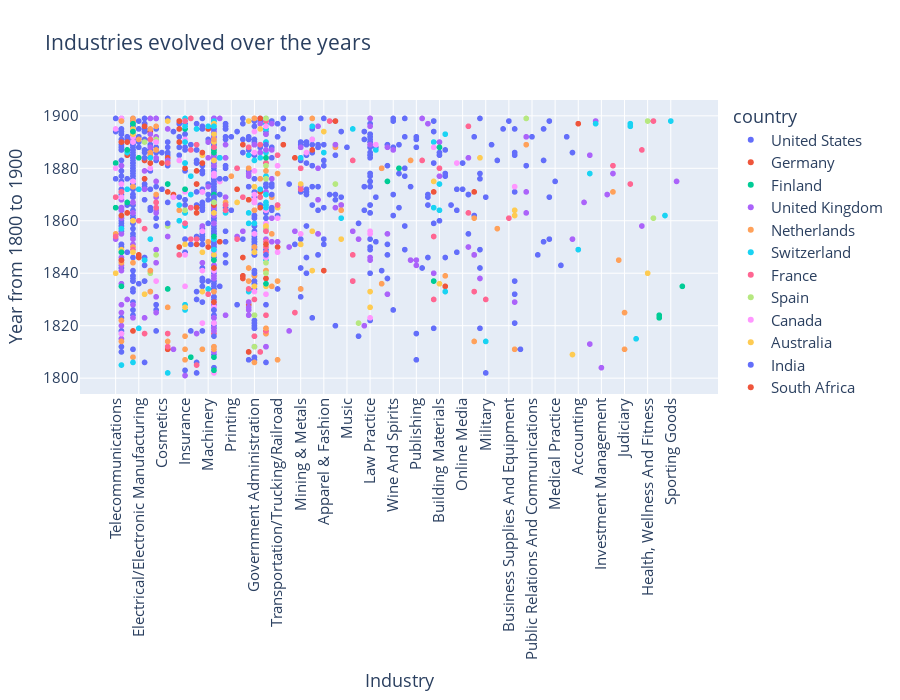

This figure's notebook cell:
### Code cell
international_companies_sample = pd.read_csv('companies_mod.csv', index_col=0, nrows=10000)

df = international_companies_sample
filtered_data = df[(df['year_founded'] > 1800) & (df['year_founded'] < 1900)]

fig = px.scatter(filtered_data, x='industry', y='year_founded', color='country', 
                 title='Industries evolved over the years', 
                 labels={'industry': 'Industry', 'year_founded': 'Year from 1800 to 1900'},
                 hover_data={'country': True})

fig.update_layout(
    font=dict(size=15),
    xaxis_tickangle=-90,
    height=700 
)
fig.show()
